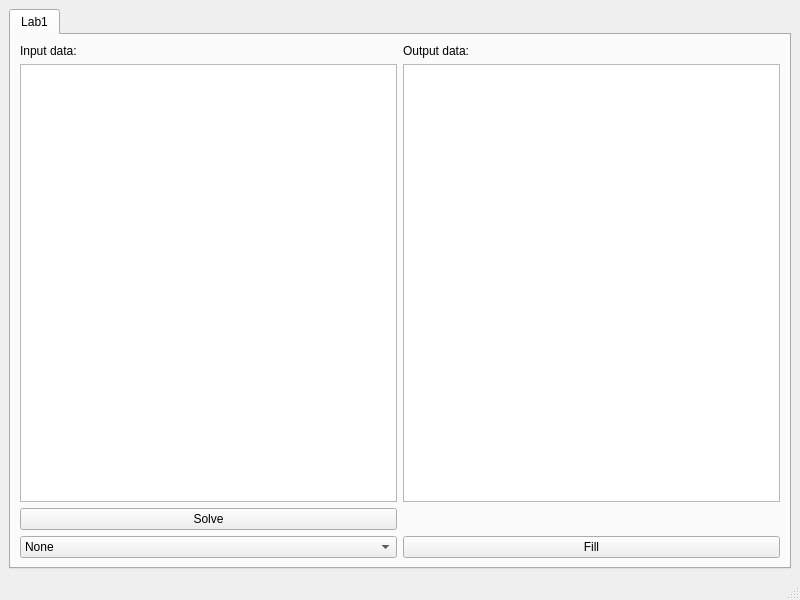
<?xml version="1.0" encoding="UTF-8"?>
<ui version="4.0">
 <class>GUI</class>
 <widget class="QMainWindow" name="GUI">
  <property name="geometry">
   <rect>
    <x>0</x>
    <y>0</y>
    <width>800</width>
    <height>600</height>
   </rect>
  </property>
  <property name="windowTitle">
   <string>GUI</string>
  </property>
  <widget class="QWidget" name="centralwidget">
   <layout class="QHBoxLayout" name="horizontalLayout">
    <item>
     <widget class="QTabWidget" name="Labs">
      <property name="currentIndex">
       <number>0</number>
      </property>
      <widget class="QWidget" name="Lab1">
       <attribute name="title">
        <string>Lab1</string>
       </attribute>
       <layout class="QGridLayout" name="gridLayout">
        <item row="1" column="0">
         <widget class="QTextEdit" name="Lab1Input">
          <property name="lineWrapMode">
           <enum>QTextEdit::NoWrap</enum>
          </property>
         </widget>
        </item>
        <item row="3" column="1">
         <widget class="QPushButton" name="Lab1FillBtn">
          <property name="text">
           <string>Fill</string>
          </property>
         </widget>
        </item>
        <item row="1" column="1">
         <widget class="QTextEdit" name="Lab1Output"/>
        </item>
        <item row="3" column="0">
         <widget class="QComboBox" name="deteminedLab1Tests">
          <item>
           <property name="text">
            <string>None</string>
           </property>
          </item>
          <item>
           <property name="text">
            <string>Simple</string>
           </property>
          </item>
         </widget>
        </item>
        <item row="2" column="0">
         <widget class="QPushButton" name="Lab1SolveBtn">
          <property name="text">
           <string>Solve</string>
          </property>
         </widget>
        </item>
        <item row="0" column="1">
         <widget class="QLabel" name="label_3">
          <property name="text">
           <string>Output data:</string>
          </property>
         </widget>
        </item>
        <item row="0" column="0">
         <widget class="QLabel" name="label_2">
          <property name="text">
           <string>Input data:</string>
          </property>
         </widget>
        </item>
       </layout>
      </widget>
     </widget>
    </item>
   </layout>
  </widget>
  <widget class="QMenuBar" name="menubar">
   <property name="geometry">
    <rect>
     <x>0</x>
     <y>0</y>
     <width>800</width>
     <height>25</height>
    </rect>
   </property>
  </widget>
  <widget class="QStatusBar" name="statusbar"/>
 </widget>
 <resources/>
 <connections/>
</ui>
